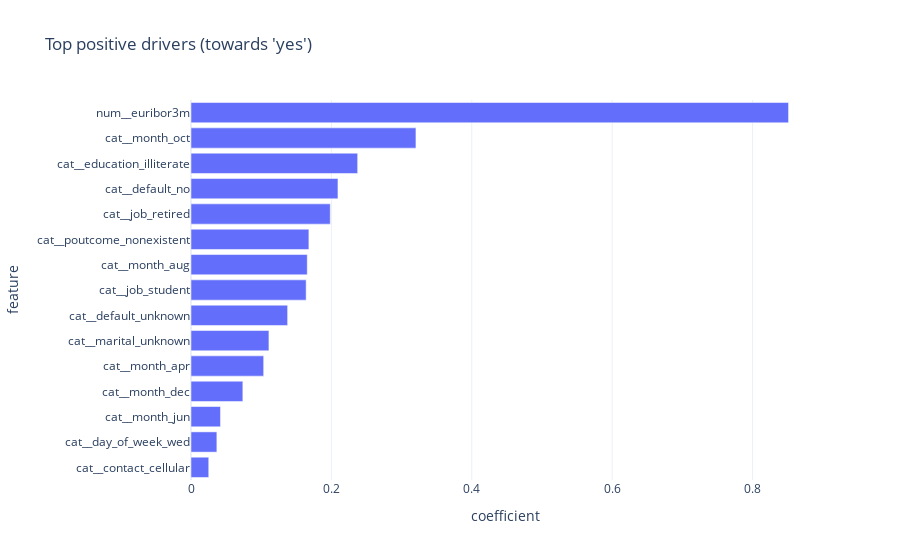
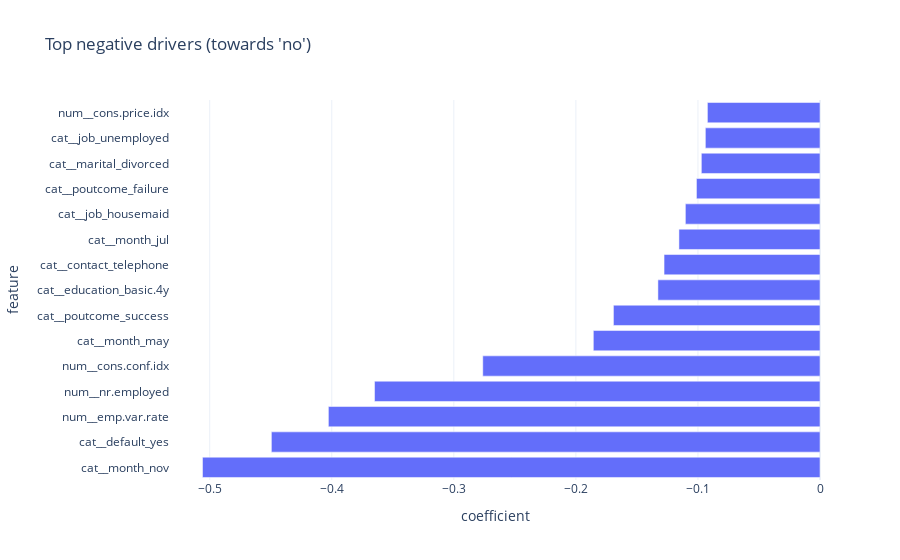

Notebook code for these charts, in order:
### Markdown cell above
#### Recall/Precision
Im oberen Plot sehen wir, wie der Recall naturgemäß bei steigendem Grenzwert sinkt. Wir finden also weniger der Kunden, die einen Vertrag abschließen würden. Im Gegenzug würden wir natürlich auch deutlich weniger Personen anrufen. Unsere Anrufe werden also effizienter, aber wir übersehen auch potentielle Kunden.

Die Precision nimmt mit zunehmendem Grenzwert zu. Die Wahrscheinlichkeit, dass ein Anrufer am Ende auch einen Vertrag abschließt, wird also höher. Im Gegenzug übersehen wir wie oben erläutert potentielle Kunden.

#### True Positives, False Negatives und False Positives
In der unteren Grafik sehen wir, dass bei dem aktuellen Grenzwert von 0 das Bild identisch mit der oben erläuterten Confusion Matrix ist.

Wir müssen uns entscheiden, was genau das Ziel ist:
1. Wir wollen unseren Telefonprozess effizienter machen. Da unsere Kundenanzahl begrenzt ist, wollen wir so wenige potentielle Vertragsabschlüsse übersehen wie möglich. Dann müssen wir den Grenzwert eher herabsetzen. Der Wert 0 scheint bereits ein relativ guter Trade-Off zu sein.
2. Wir haben einen riesigen Kundenpool und schaffen es sowieso nicht, alle Kunden anzurufen. Die Zeit unserer Kundenberater ist limitiert und wir wollen möglichst viele Abschlüsse bei einer konstanten Anzahl von Anrufen erreichen. Dann erhöhen wir den Grenzwert. Der Schnittpunkt der drei Linien bei einem Wert von circa 0,2 scheint hier ein vernünftiger Kompromiss zu sein. Wir haben ungefähr genau so viele False Positives wie True Positives, circa 50 % der Anrufe führen zu einem Vertragsabschluss. Dieses Verhältnis bleibt auch bei steigendem Grenzwert relativ konstant, sodass wir damit keinen weiteren Benefit erzielen.

### Einflussgrößen
Im Folgenden gucken wir uns nochmal die Faktoren an, die unser Modell als positiv und als negativ für einen potentiellen Abschluss eines Festgeldvertrages ermittelt hat:

### Code cell
# Access fitted components
preprocess = clf.named_steps["preprocess"]
model = clf.named_steps["model"]

# Get feature names after preprocessing
feature_names = preprocess.get_feature_names_out()
coefs = model.coef_.ravel()

coef_df = pd.DataFrame({"feature": feature_names, "coef": coefs})
coef_df["abs_coef"] = coef_df["coef"].abs()

top_pos = coef_df.sort_values("coef", ascending=False).head(15)
top_neg = coef_df.sort_values("coef", ascending=True).head(15)

fig_pos = px.bar(top_pos, x="coef", y="feature", orientation="h",
                 title="Top positive drivers (towards 'yes')", labels={"coef": "coefficient"})
fig_pos.update_layout(template="plotly_white", yaxis={"categoryorder": "total ascending"})
fig_pos.show()

fig_neg = px.bar(top_neg, x="coef", y="feature", orientation="h",
                 title="Top negative drivers (towards 'no')", labels={"coef": "coefficient"})
fig_neg.update_layout(template="plotly_white", yaxis={"categoryorder": "total ascending"})
fig_neg.show()

### Figure 1 — Plotly figure (JSON) as saved in the notebook; plotly's stock layout.template omitted (floating-point values rounded to 4 significant figures)
{"data": [{"hovertemplate": "coefficient=%{x}<br>feature=%{y}<extra></extra>", "legendgroup": "", "marker": {"color": "#636efa", "pattern": {"shape": ""}}, "name": "", "orientation": "h", "showlegend": false, "textposition": "auto", "type": "bar", "x": [0.8513, 0.3204, 0.2374, 0.2093, 0.1984, 0.168, 0.1656, 0.164, 0.1376, 0.111, 0.1035, 0.07385, 0.042, 0.03684, 0.02527], "xaxis": "x", "y": ["num__euribor3m", "cat__month_oct", "cat__education_illiterate", "cat__default_no", "cat__job_retired", "cat__poutcome_nonexistent", "cat__month_aug", "cat__job_student", "cat__default_unknown", "cat__marital_unknown", "cat__month_apr", "cat__month_dec", "cat__month_jun", "cat__day_of_week_wed", "cat__contact_cellular"], "yaxis": "y"}], "layout": {"barmode": "relative", "legend": {"tracegroupgap": 0}, "title": {"text": "Top positive drivers (towards 'yes')"}, "xaxis": {"anchor": "y", "domain": [0, 1], "title": {"text": "coefficient"}}, "yaxis": {"anchor": "x", "categoryorder": "total ascending", "domain": [0, 1], "title": {"text": "feature"}}}}

### Figure 2 — Plotly figure (JSON) as saved in the notebook; plotly's stock layout.template omitted (floating-point values rounded to 4 significant figures)
{"data": [{"hovertemplate": "coefficient=%{x}<br>feature=%{y}<extra></extra>", "legendgroup": "", "marker": {"color": "#636efa", "pattern": {"shape": ""}}, "name": "", "orientation": "h", "showlegend": false, "textposition": "auto", "type": "bar", "x": [-0.5059, -0.4495, -0.4028, -0.365, -0.2763, -0.1857, -0.1692, -0.1328, -0.1278, -0.1156, -0.1103, -0.1012, -0.09721, -0.09392, -0.09224], "xaxis": "x", "y": ["cat__month_nov", "cat__default_yes", "num__emp.var.rate", "num__nr.employed", "num__cons.conf.idx", "cat__month_may", "cat__poutcome_success", "cat__education_basic.4y", "cat__contact_telephone", "cat__month_jul", "cat__job_housemaid", "cat__poutcome_failure", "cat__marital_divorced", "cat__job_unemployed", "num__cons.price.idx"], "yaxis": "y"}], "layout": {"barmode": "relative", "legend": {"tracegroupgap": 0}, "title": {"text": "Top negative drivers (towards 'no')"}, "xaxis": {"anchor": "y", "domain": [0, 1], "title": {"text": "coefficient"}}, "yaxis": {"anchor": "x", "categoryorder": "total ascending", "domain": [0, 1], "title": {"text": "feature"}}}}
